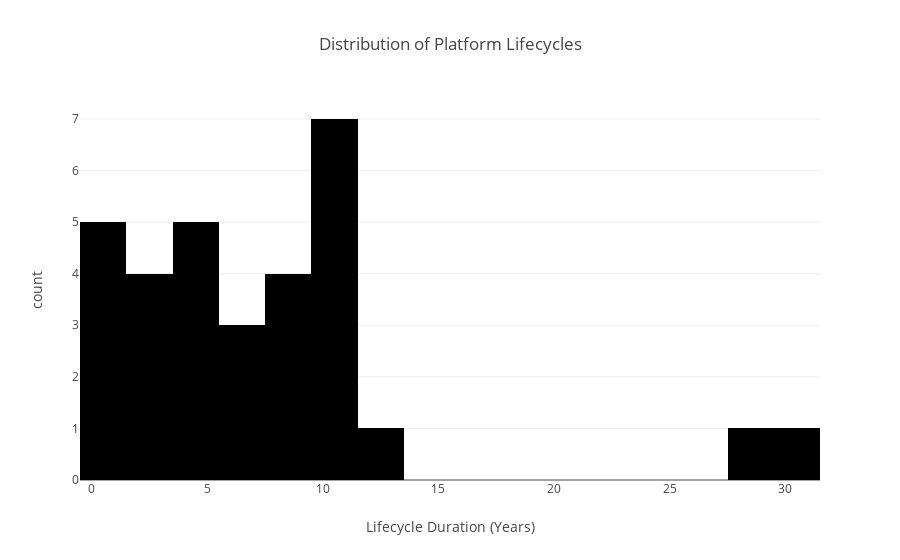

Here is the notebook cell this chart was saved with:
### Code cell
fig = px.histogram(platform_lifecycle, x='lifecycle_duration',
                   title='Distribution of Platform Lifecycles',
                   labels={'lifecycle_duration': 'Lifecycle Duration (Years)'},
                   nbins=30)  
fig.show()

### Figure 1 — Plotly figure (JSON) as saved in the notebook; plotly's stock layout.template omitted (floating-point values rounded to 4 significant figures)
{"data": [{"alignmentgroup": "True", "bingroup": "x", "hovertemplate": "Lifecycle Duration (Years)=%{x}<br>count=%{y}<extra></extra>", "legendgroup": "", "marker": {"color": "#000001", "pattern": {"shape": ""}}, "name": "", "nbinsx": 30, "offsetgroup": "", "orientation": "v", "showlegend": false, "type": "histogram", "x": [9, 1, 5, 10, 28, 13, 7, 6, 4, 0, 6, 11, 3, 31, 0, 9, 11, 10, 3, 11, 5, 5, 1, 9, 0, 2, 10, 4, 11, 8, 3], "xaxis": "x", "yaxis": "y"}], "layout": {"barmode": "relative", "legend": {"tracegroupgap": 0}, "title": {"text": "Distribution of Platform Lifecycles"}, "xaxis": {"anchor": "y", "domain": [0, 1], "title": {"text": "Lifecycle Duration (Years)"}}, "yaxis": {"anchor": "x", "domain": [0, 1], "title": {"text": "count"}}}}
